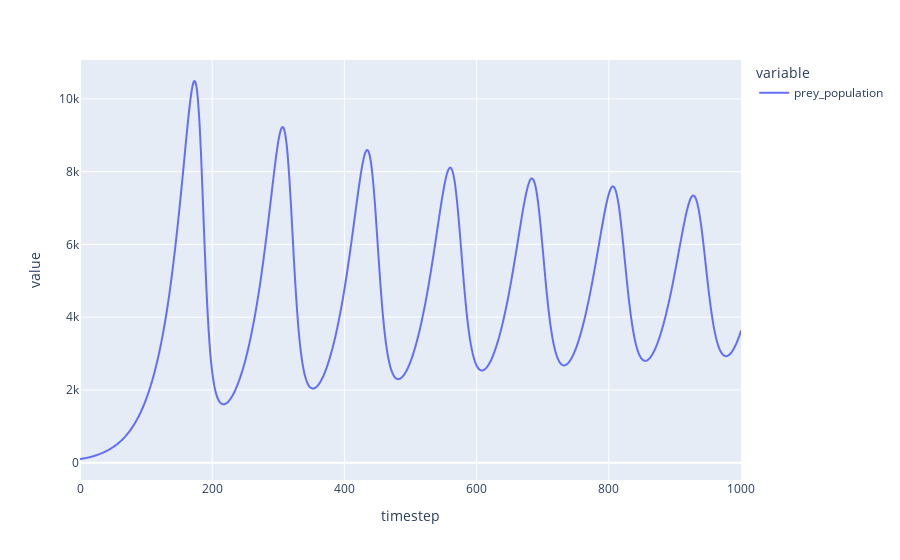
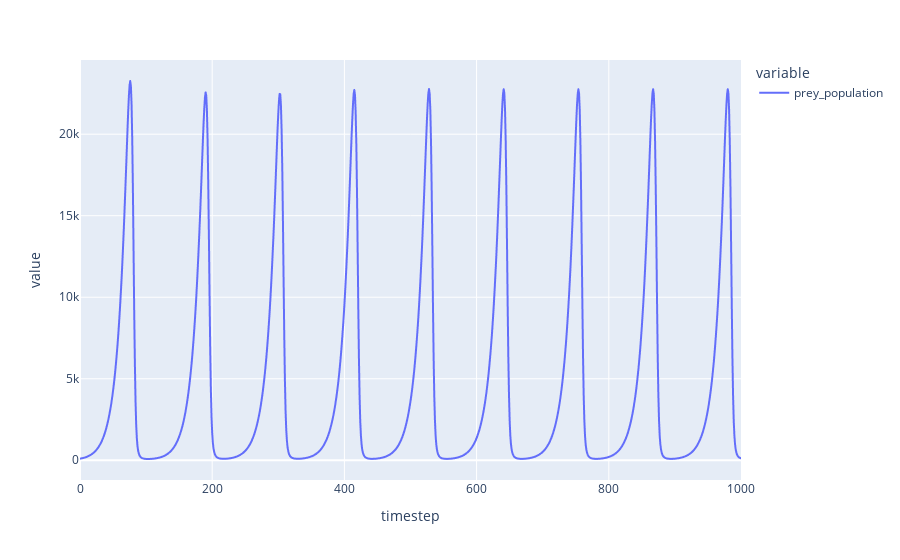

Notebook source saved alongside these figures, in order:
### Code cell
cadcad_gpt('plot the prey population column, change the prey reproduction rate to 1 and then plot the prey population column again?')

### Figure 1 — Plotly figure (JSON) as saved in the notebook; plotly's stock layout.template omitted (floating-point values rounded to 4 significant figures; data arrays with more than 128 entries replaced by an {"elided": "..."} marker saying what was removed)
{"data": [{"hovertemplate": "variable=prey_population<br>timestep=%{x}<br>value=%{y}<extra></extra>", "legendgroup": "prey_population", "line": {"color": "#636efa", "dash": "solid"}, "mode": "lines", "name": "prey_population", "showlegend": true, "type": "scattergl", "x": {"elided": "1001 int values"}, "xaxis": "x", "y": {"elided": "1001 int values"}, "yaxis": "y"}], "layout": {"legend": {"title": {"text": "variable"}, "tracegroupgap": 0}, "margin": {"t": 60}, "xaxis": {"anchor": "y", "domain": [0, 1], "title": {"text": "timestep"}}, "yaxis": {"anchor": "x", "domain": [0, 1], "title": {"text": "value"}}}}

### Figure 2 — Plotly figure (JSON) as saved in the notebook; plotly's stock layout.template omitted (floating-point values rounded to 4 significant figures; data arrays with more than 128 entries replaced by an {"elided": "..."} marker saying what was removed)
{"data": [{"hovertemplate": "variable=prey_population<br>timestep=%{x}<br>value=%{y}<extra></extra>", "legendgroup": "prey_population", "line": {"color": "#636efa", "dash": "solid"}, "mode": "lines", "name": "prey_population", "showlegend": true, "type": "scattergl", "x": {"elided": "1001 int values"}, "xaxis": "x", "y": {"elided": "1001 int values"}, "yaxis": "y"}], "layout": {"legend": {"title": {"text": "variable"}, "tracegroupgap": 0}, "margin": {"t": 60}, "xaxis": {"anchor": "y", "domain": [0, 1], "title": {"text": "timestep"}}, "yaxis": {"anchor": "x", "domain": [0, 1], "title": {"text": "value"}}}}
